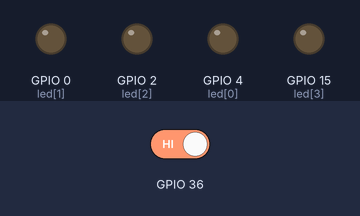
The sketch below on a simulated ESP32. On the bench: output pins drawn as LEDs (lit = HIGH). The inputs (shaded band) are chosen by the test bench; at power-on: GPIO 36 HIGH. What the sketch prints to the serial monitor is not drawn.

Above: at 1.2 s.
1.3 s: GPIO 36 driven LOW
At 1.7 s:
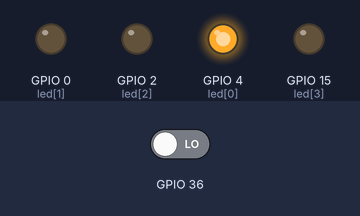
4.3 s: GPIO 36 driven HIGH
At 5.4 s:
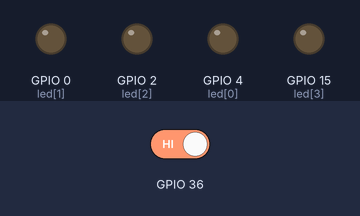
5.8 s: GPIO 36 driven LOW
At 6.2 s:
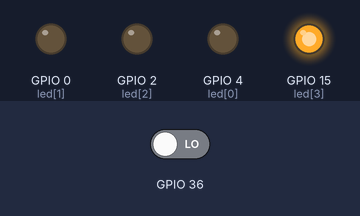
Timing chart, 0 to 14.8 s (numbered marks = the images above; inputs shaded):
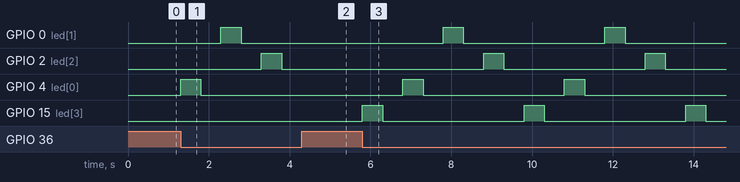

Measured:
- after the input at 1.3 s, GPIO 0 (led[1]): LOW → HIGH after 1.0 s, → LOW 0.50 s later; GPIO 2 (led[2]): LOW → HIGH after 2.0 s, → LOW 0.50 s later; GPIO 4 (led[0]): LOW → HIGH at once, → LOW 0.50 s later
- after the input at 4.3 s, GPIO 4 (led[0]): stays LOW (without the input it goes to HIGH after 1.0 s); GPIO 15 (led[3]): stays LOW (without the input it goes to HIGH after 0.00 s)
- after the input at 5.8 s, GPIO 0 (led[1]): alternates HIGH for 0.50 s and LOW for 3.5 s, starting after 2.0 s; GPIO 2 (led[2]): alternates HIGH for 0.50 s and LOW for 3.5 s, starting after 3.0 s

The sketch:

press.ino
```cpp
int led[4] = {4, 0, 2, 15};
int Status = 0;
int i = 0;
void setup() {
  pinMode(4, OUTPUT);
  pinMode(0, OUTPUT);
  pinMode(2, OUTPUT);
  pinMode(15, OUTPUT);
  pinMode(36, INPUT);
  pinMode(39, INPUT);
  pinMode(34, INPUT);
  pinMode(35, INPUT);
  Serial.begin(9600);

}

void loop() {
    if (digitalRead(36)==0){
      if (Status==0){
        Serial.println("移動中");
        digitalWrite(led[i], 1);
        Status=1;
      }
      else if (Status==1){
        digitalWrite(led[i], 0);
        Serial.println("移動結束");
        i = i + 1;
        Status=0;
      }
      delay(500);
    }
    if (i>3){
      i = 0;
    }
}
```
